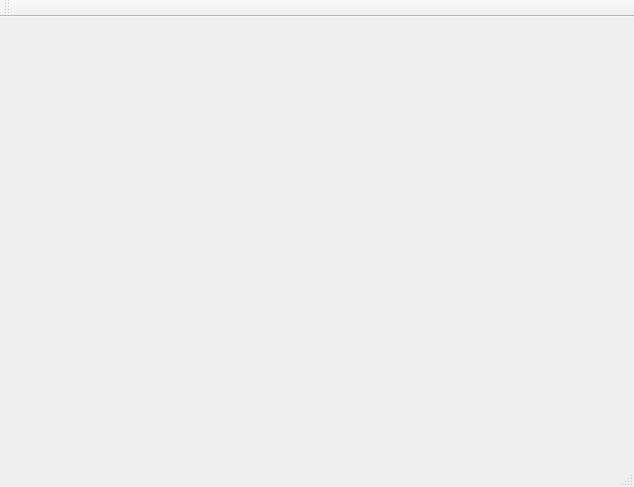
<?xml version="1.0" encoding="UTF-8"?>
<ui version="4.0">
 <class>MainWindow</class>
 <widget class="QMainWindow" name="MainWindow">
  <property name="geometry">
   <rect>
    <x>0</x>
    <y>0</y>
    <width>634</width>
    <height>487</height>
   </rect>
  </property>
  <property name="windowTitle">
   <string>SRPG Maker v0.0.1</string>
  </property>
  <widget class="QWidget" name="centralWidget"/>
  <widget class="QMenuBar" name="menuBar">
   <property name="geometry">
    <rect>
     <x>0</x>
     <y>0</y>
     <width>634</width>
     <height>26</height>
    </rect>
   </property>
  </widget>
  <widget class="QToolBar" name="mainToolBar">
   <attribute name="toolBarArea">
    <enum>TopToolBarArea</enum>
   </attribute>
   <attribute name="toolBarBreak">
    <bool>false</bool>
   </attribute>
  </widget>
  <widget class="QStatusBar" name="statusBar"/>
 </widget>
 <layoutdefault spacing="6" margin="11"/>
 <resources/>
 <connections/>
</ui>
